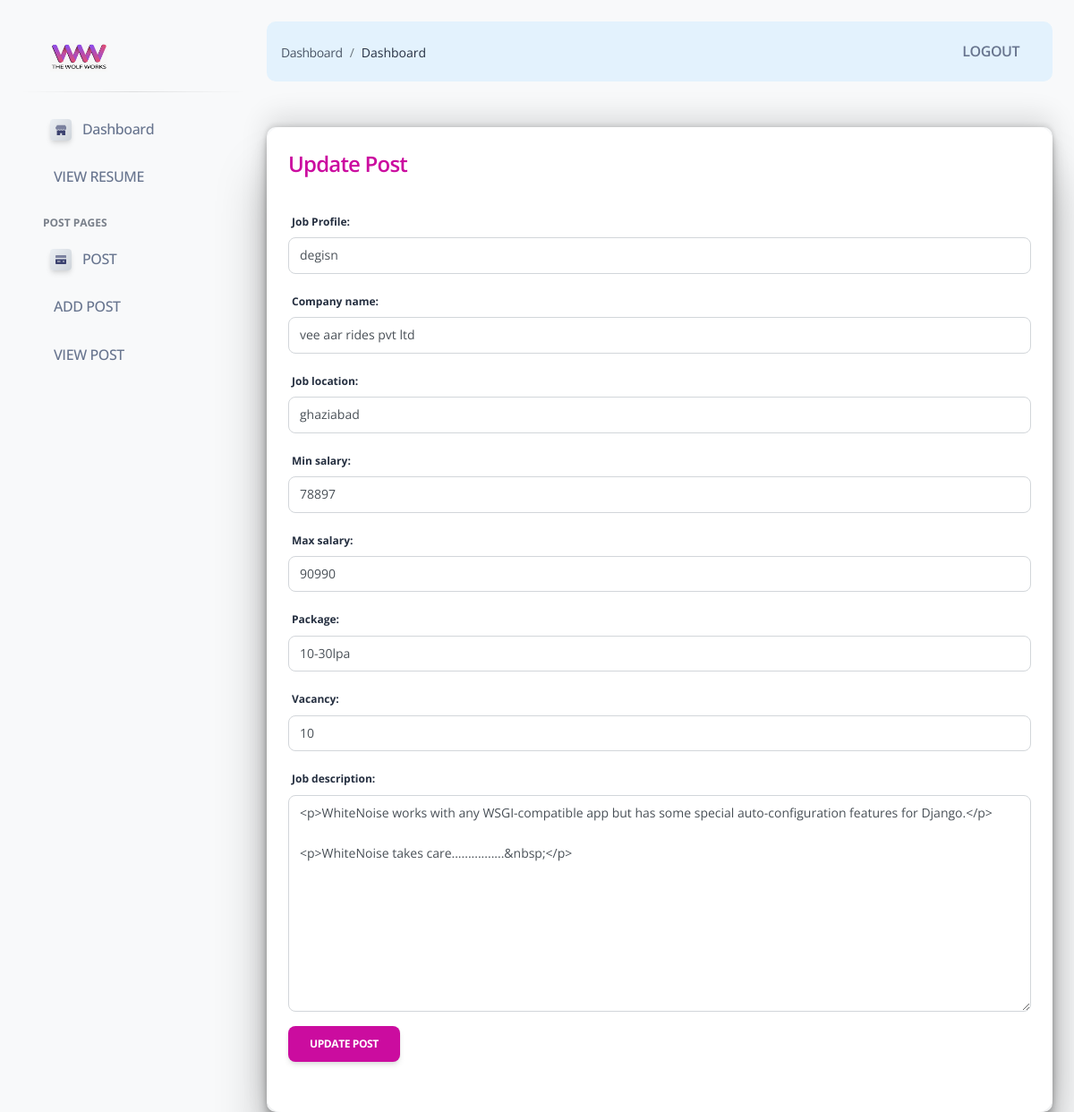
Screenshot of /edit-post/5e0cb2e5ac364e9baf62a9669aec0309/ with the database file from the repository.
### app/models.py (models this page shows, shortened)
class CUMMONID(models.Model):
    id = models.UUIDField(primary_key=True ,editable=False , unique=True , default = uuid.uuid4)
    created_at = models.DateField(auto_now_add=True)
    class Meta:
        abstract =True

class job_post(CUMMONID):
    job_profile= models.CharField(max_length=100 ,null=True)
    company_name = models.CharField(max_length=100,null=True)
    job_location = models.CharField(max_length=100,null=True)
    min_salary = models.IntegerField(null=True)
    max_salary = models.IntegerField(null=True)
    Vacancy = models.IntegerField(null=True,)
    date =models.DateField(auto_now_add=True)
    package = models.CharField(max_length=10,null=True)
    job_description = RichTextField(null=True)

### app/Resumes_Views_Admin.py (the view)
# urls.py: path('edit-post/<slug:id>/',EDIT_POST_DATA, name='edit-post'),
def EDIT_POST_DATA(request,id):
    instance = job_post.objects.get(id=id)
    form = POST_VIEWS_FORM(request.POST or None, instance=instance)
    if form.is_valid():
        form.save()
        messages.success(request , "Post are Successfully Updated")
        return redirect('/post-view/')
    return render(request, 'home/update_post.html', {'form': form})

### templates/home/update_post.html (shortened to what this page needs)
{% extends 'layouts/base.html' %}
{% block content %}
<div class="content-body">
    <br>
    <br>
    <div class="container-fluid">
    <div class="card">
       <div class="card-body">
         <div class="settings-form">
             <h4 class="text-primary">Update Post</h4>
       <br>
       <div class="form-group">
       <form action="" method="POST" id="form">
        {{form.as_p}}
        <div class = "col-md-6">
         <button type="submit" class= "btn btn-primary">Update Post</button>
         </div>
        </form>
      </div>
          </div>
       </div>
    </div>
 </div>
 </div>
 {% endblock content %}

### templates/home/update_post.html (style rules this page uses)
.card-body { border-radius: 10px; box-shadow: rgba(0, 0, 0, 0.25) 0px 54px 55px, rgba(0, 0, 0, 0.12) 0px -12px 30px, rgba(0, 0, 0, 0.12) 0px 4px 6px, rgba(0, 0, 0, 0.17) 0px 12px 13px, rgba(0, 0, 0, 0.09) 0px -3px 5px; }

### rows the page displays
job_post: job_profile "degisn", company_name "vee aar rides pvt ltd", job_location "ghaziabad", min_salary "78897", max_salary "90990", package "10-30lpa", Vacancy "10", job_description "<p>WhiteNoise works with any WSGI-compatible app but has some special auto-configuration features for Django.</p> <p>WhiteNoise takes care................&nbsp;</p>"
